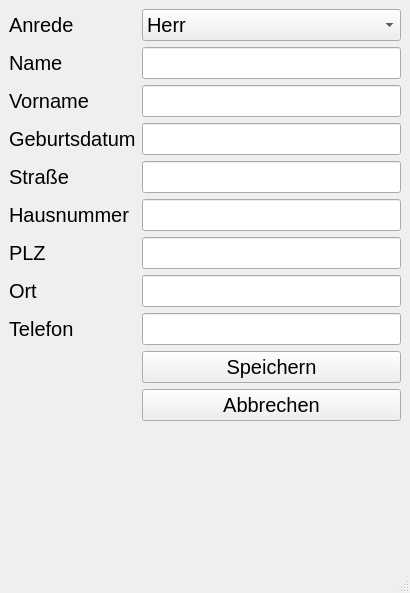
<?xml version="1.0" encoding="UTF-8"?>
<ui version="4.0">
 <class>AddNewPat</class>
 <widget class="QMainWindow" name="AddNewPat">
  <property name="geometry">
   <rect>
    <x>0</x>
    <y>0</y>
    <width>410</width>
    <height>593</height>
   </rect>
  </property>
  <property name="font">
   <font>
    <pointsize>15</pointsize>
   </font>
  </property>
  <property name="windowTitle">
   <string>MainWindow</string>
  </property>
  <widget class="QWidget" name="centralwidget">
   <layout class="QFormLayout" name="formLayout">
    <item row="0" column="0">
     <widget class="QLabel" name="anrede">
      <property name="font">
       <font>
        <pointsize>15</pointsize>
       </font>
      </property>
      <property name="text">
       <string>Anrede</string>
      </property>
     </widget>
    </item>
    <item row="0" column="1">
     <widget class="QComboBox" name="herrfrau">
      <property name="font">
       <font>
        <pointsize>15</pointsize>
       </font>
      </property>
      <item>
       <property name="text">
        <string>Herr</string>
       </property>
      </item>
      <item>
       <property name="text">
        <string>Frau</string>
       </property>
      </item>
     </widget>
    </item>
    <item row="1" column="0">
     <widget class="QLabel" name="nam">
      <property name="font">
       <font>
        <pointsize>15</pointsize>
       </font>
      </property>
      <property name="text">
       <string>Name</string>
      </property>
     </widget>
    </item>
    <item row="1" column="1">
     <widget class="QLineEdit" name="name">
      <property name="font">
       <font>
        <pointsize>15</pointsize>
       </font>
      </property>
     </widget>
    </item>
    <item row="2" column="0">
     <widget class="QLabel" name="vorn">
      <property name="font">
       <font>
        <pointsize>15</pointsize>
       </font>
      </property>
      <property name="text">
       <string>Vorname</string>
      </property>
     </widget>
    </item>
    <item row="2" column="1">
     <widget class="QLineEdit" name="vorname">
      <property name="font">
       <font>
        <pointsize>15</pointsize>
       </font>
      </property>
     </widget>
    </item>
    <item row="3" column="0">
     <widget class="QLabel" name="geb">
      <property name="font">
       <font>
        <pointsize>15</pointsize>
       </font>
      </property>
      <property name="text">
       <string>Geburtsdatum</string>
      </property>
     </widget>
    </item>
    <item row="3" column="1">
     <widget class="QLineEdit" name="gebdat">
      <property name="font">
       <font>
        <pointsize>15</pointsize>
       </font>
      </property>
     </widget>
    </item>
    <item row="4" column="0">
     <widget class="QLabel" name="stra_2">
      <property name="font">
       <font>
        <pointsize>15</pointsize>
       </font>
      </property>
      <property name="text">
       <string>Straße</string>
      </property>
     </widget>
    </item>
    <item row="4" column="1">
     <widget class="QLineEdit" name="stra">
      <property name="font">
       <font>
        <pointsize>15</pointsize>
       </font>
      </property>
     </widget>
    </item>
    <item row="5" column="0">
     <widget class="QLabel" name="hsnr">
      <property name="text">
       <string>Hausnummer</string>
      </property>
     </widget>
    </item>
    <item row="5" column="1">
     <widget class="QLineEdit" name="hausnummer"/>
    </item>
    <item row="6" column="0">
     <widget class="QLabel" name="plz_2">
      <property name="text">
       <string>PLZ</string>
      </property>
     </widget>
    </item>
    <item row="6" column="1">
     <widget class="QLineEdit" name="plz"/>
    </item>
    <item row="7" column="0">
     <widget class="QLabel" name="ort_2">
      <property name="text">
       <string>Ort</string>
      </property>
     </widget>
    </item>
    <item row="7" column="1">
     <widget class="QLineEdit" name="ort"/>
    </item>
    <item row="8" column="0">
     <widget class="QLabel" name="tel">
      <property name="text">
       <string>Telefon</string>
      </property>
     </widget>
    </item>
    <item row="9" column="1">
     <widget class="QPushButton" name="save">
      <property name="text">
       <string>Speichern</string>
      </property>
     </widget>
    </item>
    <item row="10" column="1">
     <widget class="QPushButton" name="quit">
      <property name="text">
       <string>Abbrechen</string>
      </property>
     </widget>
    </item>
    <item row="8" column="1">
     <widget class="QLineEdit" name="telef"/>
    </item>
   </layout>
  </widget>
  <widget class="QMenuBar" name="menubar">
   <property name="geometry">
    <rect>
     <x>0</x>
     <y>0</y>
     <width>410</width>
     <height>28</height>
    </rect>
   </property>
  </widget>
  <widget class="QStatusBar" name="statusbar"/>
 </widget>
 <tabstops>
  <tabstop>herrfrau</tabstop>
  <tabstop>name</tabstop>
  <tabstop>vorname</tabstop>
  <tabstop>gebdat</tabstop>
  <tabstop>stra</tabstop>
  <tabstop>hausnummer</tabstop>
  <tabstop>plz</tabstop>
  <tabstop>ort</tabstop>
  <tabstop>save</tabstop>
  <tabstop>quit</tabstop>
 </tabstops>
 <resources/>
 <connections/>
</ui>
